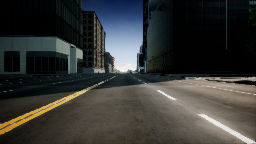
#> input picture car/Self_Driving_Car/Advanced_Lane_Detection_Ver2/input/img_0_0_1545471200145090500.png, 256 x 144 px; its folder holds only this picture in this run
$ python binarization_utils.py   (older library calls are emulated)
#> lines starting #> are read from the running program, lines starting #| are printed output that depends on the picture; after the words box and inside, x2 and y2 are one past the last pixel; in counts of white or black regions, pixels touching at a corner belong together
import cv2
import numpy as np
import glob
import matplotlib.pyplot as plt
import os.path as path

# selected threshold to highlight yellow lines
yellow_HSV_th_min = np.array([0, 70, 70])
yellow_HSV_th_max = np.array([50, 255, 255])


def thresh_frame_in_HSV(frame, min_values, max_values, verbose=False):
    """
    Threshold a color frame in HSV space
    """
    HSV = cv2.cvtColor(frame, cv2.COLOR_BGR2HSV)

    min_th_ok = np.all(HSV > min_values, axis=2)
    max_th_ok = np.all(HSV < max_values, axis=2)

    out = np.logical_and(min_th_ok, max_th_ok)

    if verbose:
        plt.imshow(out, cmap='gray')
        plt.show()

    return out


def thresh_frame_sobel(frame, kernel_size):
    """
    Apply Sobel edge detection to an input frame, then threshold the result
    """
    gray = cv2.cvtColor(frame, cv2.COLOR_BGR2GRAY)

    sobel_x = cv2.Sobel(gray, cv2.CV_64F, 1, 0, ksize=kernel_size)
    sobel_y = cv2.Sobel(gray, cv2.CV_64F, 0, 1, ksize=kernel_size)

    sobel_mag = np.sqrt(sobel_x ** 2 + sobel_y ** 2)
    sobel_mag = np.uint8(sobel_mag / np.max(sobel_mag) * 255)

    _, sobel_mag = cv2.threshold(sobel_mag, 50, 1, cv2.THRESH_BINARY)

    return sobel_mag.astype(bool)


def get_binary_from_equalized_grayscale(frame):
    """
    Apply histogram equalization to an input frame, threshold it and return the (binary) result.
    """
    gray = cv2.cvtColor(frame, cv2.COLOR_BGR2GRAY)

    eq_global = cv2.equalizeHist(gray)

    _, th = cv2.threshold(eq_global, thresh=250, maxval=255, type=cv2.THRESH_BINARY)

    return th


def binarize(img, verbose=False):
    """
    Convert an input frame to a binary image which highlight as most as possible the lane-lines.

    :param img: input color frame
    :param verbose: if True, show intermediate results
    :return: binarized frame
    """
    h, w = img.shape[:2]

    binary = np.zeros(shape=(h, w), dtype=np.uint8)

    # highlight yellow lines by threshold in HSV color space
    HSV_yellow_mask = thresh_frame_in_HSV(img, yellow_HSV_th_min, yellow_HSV_th_max, verbose=False)
    binary = np.logical_or(binary, HSV_yellow_mask)

    # highlight white lines by thresholding the equalized frame
    eq_white_mask = get_binary_from_equalized_grayscale(img)
    binary = np.logical_or(binary, eq_white_mask)

    # get Sobel binary mask (thresholded gradients)
    sobel_mask = thresh_frame_sobel(img, kernel_size=9)
    binary = np.logical_or(binary, sobel_mask)

    # apply a light morphology to "fill the gaps" in the binary image
    kernel = np.ones((5, 5), np.uint8)
    closing = cv2.morphologyEx(binary.astype(np.uint8), cv2.MORPH_CLOSE, kernel)

    if verbose:
        f, ax = plt.subplots(2, 3)
        f.set_facecolor('white')
        ax[0, 0].imshow(cv2.cvtColor(img, cv2.COLOR_BGR2RGB))
        ax[0, 0].set_title('input_frame')
        ax[0, 0].set_axis_off()
#        ax[0, 0].set_axis_bgcolor('red')
        ax[0, 1].imshow(eq_white_mask, cmap='gray')
        ax[0, 1].set_title('white mask')
        ax[0, 1].set_axis_off()

        ax[0, 2].imshow(HSV_yellow_mask, cmap='gray')
        ax[0, 2].set_title('yellow mask')
        ax[0, 2].set_axis_off()

        ax[1, 0].imshow(sobel_mask, cmap='gray')
        ax[1, 0].set_title('sobel mask')
        ax[1, 0].set_axis_off()

        ax[1, 1].imshow(binary, cmap='gray')
        ax[1, 1].set_title('before closure')
        ax[1, 1].set_axis_off()

        ax[1, 2].imshow(closing, cmap='gray')
        ax[1, 2].set_title('after closure')
        ax[1, 2].set_axis_off()
        plt.show()

    return closing

#
if __name__ == '__main__':

    image_paths = glob.glob(path.join('input', '*.png'))
    for test_image in image_paths:
        img = cv2.imread(test_image)
#> img is the input picture: shape (144, 256, 3); mean B, G, R 53.2, 55.8, 54.5
        binarize(img=img, verbose=True)
#> in thresh_frame_in_HSV, `HSV = cv2.cvtColor(frame, cv2.COLOR_BGR2HSV)`: HSV: shape (144, 256, 3); mean H, S, V 54, 88.4, 61.9
#> in thresh_frame_in_HSV, `min_th_ok = np.all(HSV > min_values, axis=2)`:
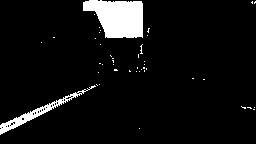
#> min_th_ok: shape (144, 256) bool; 6.6% white; 43 white regions (41 under 20 px), largest, box (x1, y1, x2, y2) and area: (83, 0, 143, 38) 1724, (0, 85, 96, 135) 586
#> in thresh_frame_in_HSV, `max_th_ok = np.all(HSV < max_values, axis=2)`:
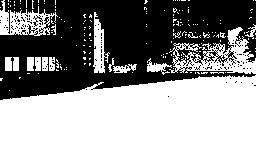
#> max_th_ok: shape (144, 256) bool; 52.5% white; 132 black regions (129 under 20 px), largest, box (x1, y1, x2, y2) and area: (0, 0, 256, 100) 17219, (33, 15, 43, 27) 39, (0, 0, 3, 11) 25
#> in thresh_frame_in_HSV, `out = np.logical_and(min_th_ok, max_th_ok)`: out: shape (144, 256) bool; 1.7% white; 23 white regions (22 under 20 px), largest, box (x1, y1, x2, y2) and area: (0, 85, 96, 135) 586
#> in get_binary_from_equalized_grayscale, `eq_global = cv2.equalizeHist(gray)`:
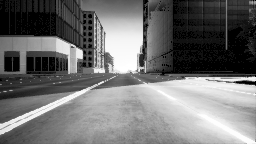
#> eq_global: shape (144, 256); min 0, max 255, mean 113.8
#> in get_binary_from_equalized_grayscale, `_, th = cv2.threshold(eq_global, thresh=250, maxval=255, type=cv2.THRE..`: th: shape (144, 256); 1.6% white; 3 white regions, box (x1, y1, x2, y2) and area: (114, 55, 137, 72) 311, (199, 114, 255, 143) 227, (158, 90, 175, 100) 37
#> in binarize, `binary = np.logical_or(binary, eq_white_mask)`: binary: shape (144, 256) bool; 3.3% white; 22 white regions (18 under 20 px), largest, box (x1, y1, x2, y2) and area: (0, 85, 96, 135) 586, (112, 55, 137, 72) 324, (199, 114, 255, 143) 227, (158, 90, 175, 100) 37
#> in thresh_frame_sobel, `sobel_y = cv2.Sobel(gray, cv2.CV_64F, 0, 1, ksize=kernel_size)`:
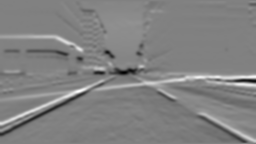
#> sobel_y: shape (144, 256) float64; min -1489493, max 1452904, mean 10734.2; drawn with min black and max white
#> in thresh_frame_sobel, `sobel_mag = np.sqrt(sobel_x ** 2 + sobel_y ** 2)`:
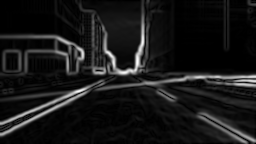
#> sobel_mag: shape (144, 256) float64; min 0, max 1532717, mean 145497.9; drawn with min black and max white
#> in thresh_frame_sobel, `_, sobel_mag = cv2.threshold(sobel_mag, 50, 1, cv2.THRESH_BINARY)`: sobel_mag: shape (144, 256); values 0 (black) and 1 (white), 13% white; 23 white regions (16 under 20 px), largest, box (x1, y1, x2, y2) and area: (84, 5, 149, 76) 1177, (0, 79, 106, 137) 1018, (95, 74, 256, 91) 957
#> in binarize, `binary = np.logical_or(binary, sobel_mask)`: binary: shape (144, 256) bool; 14.6% white; 27 white regions (20 under 20 px), largest, box (x1, y1, x2, y2) and area: (84, 5, 149, 76) 1410, (0, 79, 106, 137) 1253, (95, 74, 256, 91) 957
#> in binarize, `closing = cv2.morphologyEx(binary.astype(np.uint8), cv2.MORPH_CLOSE, k..`:
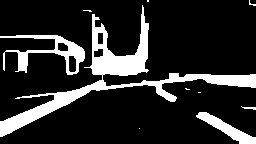
#> closing: shape (144, 256); values 0 (black) and 1 (white), 16.6% white; 10 white regions (6 under 20 px), largest, box (x1, y1, x2, y2) and area: (0, 5, 256, 137) 4397, (0, 35, 85, 75) 1041, (196, 112, 256, 144) 603, (241, 106, 256, 110) 30
#> in binarize, `plt.show()`:
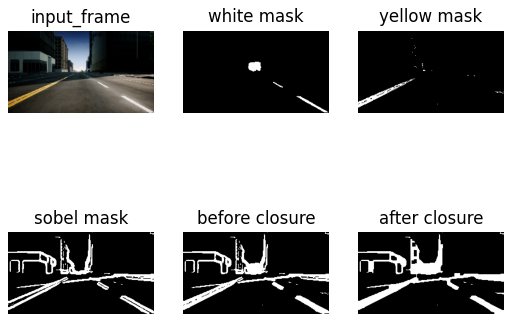
#> figure drawn by matplotlib, 6 panels
